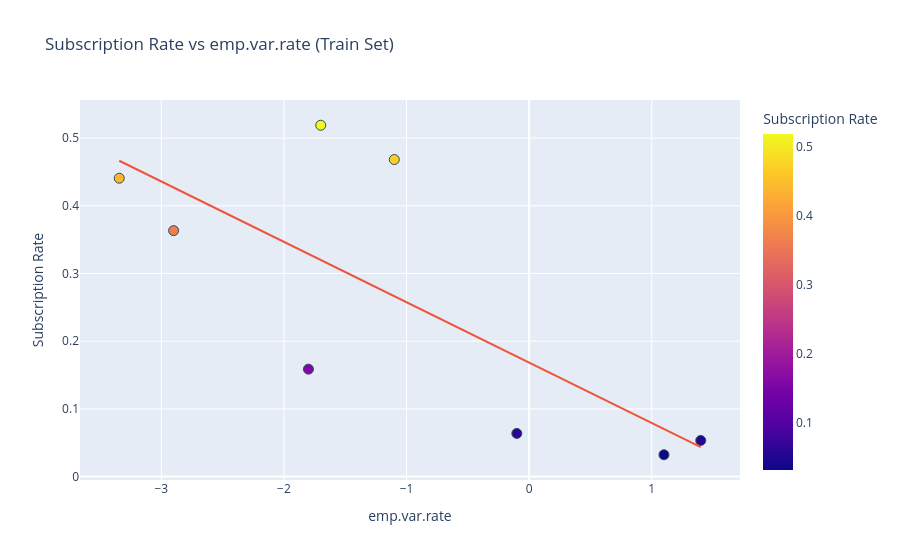
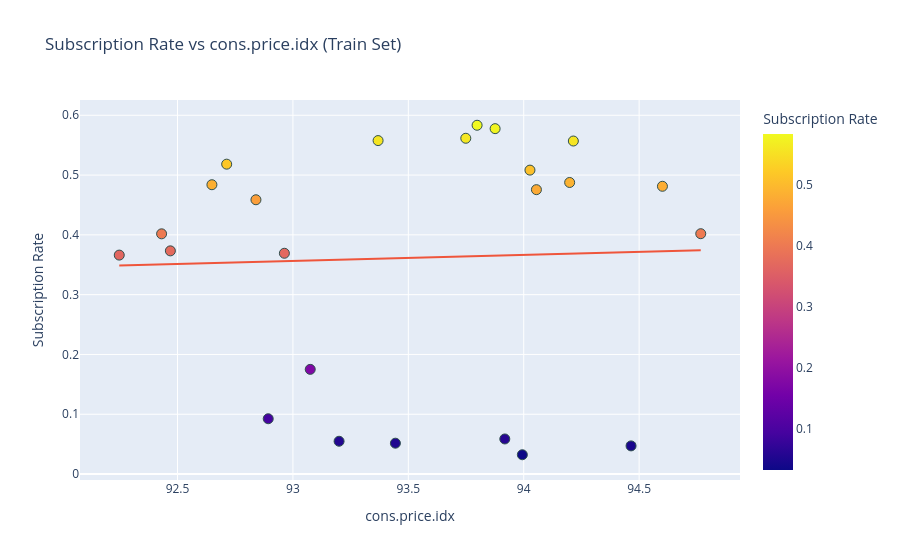
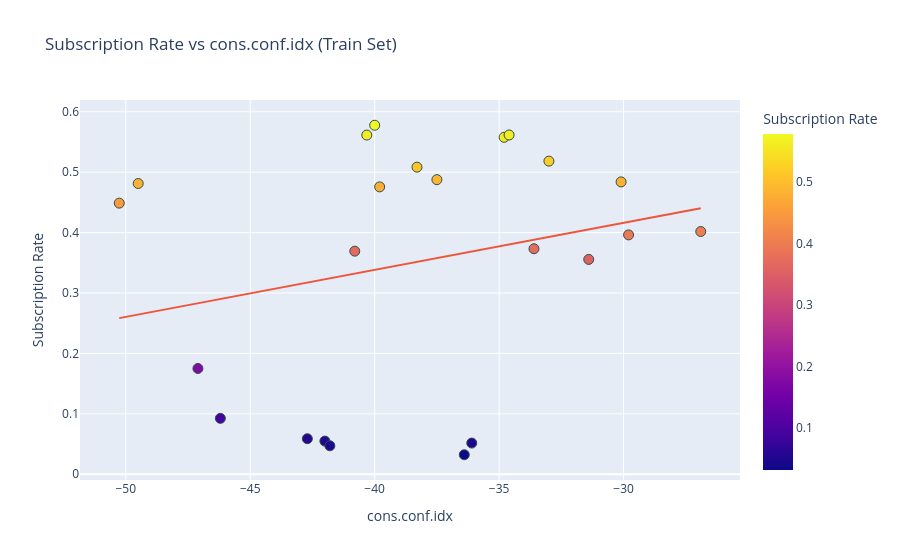
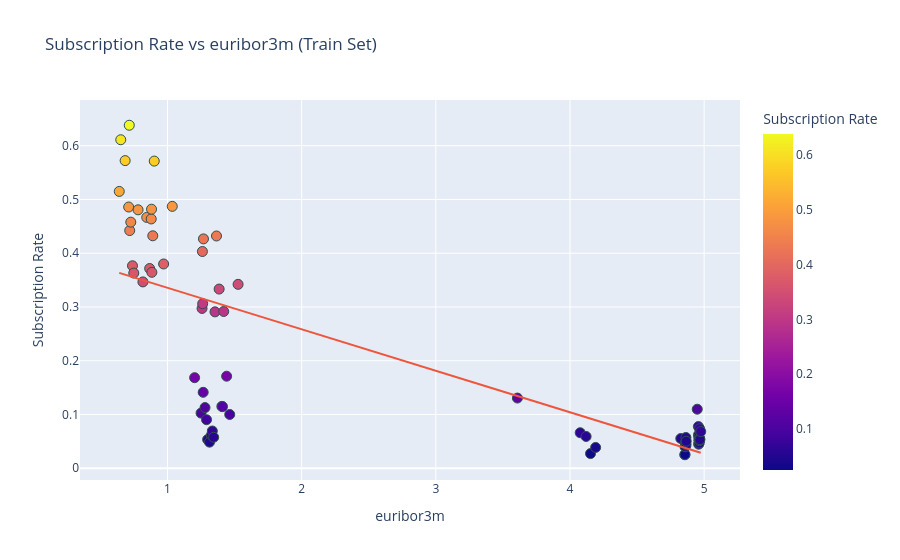

Here is the notebook cell these charts were saved with, in order:
### Code cell
economic_features = [
    'emp.var.rate',
    'cons.price.idx',
    'cons.conf.idx',
    'euribor3m',
    'nr.employed'
]

for feature in economic_features:
    plot_subscription_vs_feature(train_df, feature, bins=200)

### Figure 1 — Plotly figure (JSON) as saved in the notebook; plotly's stock layout.template omitted (floating-point values rounded to 4 significant figures)
{"data": [{"hovertemplate": "emp.var.rate=%{x}<br>Subscription Rate=%{marker.color}<extra></extra>", "legendgroup": "", "marker": {"color": [0.4407, 0.3633, 0.1587, 0.5189, 0.4683, 0.06377, 0.03227, 0.05336], "coloraxis": "coloraxis", "line": {"color": "DarkSlateGrey", "width": 1}, "size": 10, "symbol": "circle"}, "mode": "markers", "name": "", "orientation": "v", "showlegend": false, "type": "scatter", "x": [-3.343, -2.9, -1.8, -1.7, -1.1, -0.1003, 1.1, 1.4], "xaxis": "x", "y": [0.4407, 0.3633, 0.1587, 0.5189, 0.4683, 0.06377, 0.03227, 0.05336], "yaxis": "y"}, {"hovertemplate": "<b>OLS trendline</b><br>y = -0.0891776 * emp.var.rate + 0.168276<br>R<sup>2</sup>=0.567606<br><br>emp.var.rate=%{x}<br>Subscription Rate=%{y} <b>(trend)</b><extra></extra>", "legendgroup": "", "marker": {"line": {"color": "DarkSlateGrey", "width": 1}, "size": 10, "symbol": "circle"}, "mode": "lines", "name": "", "showlegend": false, "type": "scatter", "x": [-3.343, -2.9, -1.8, -1.7, -1.1, -0.1003, 1.1, 1.4], "xaxis": "x", "y": [0.4664, 0.4269, 0.3288, 0.3199, 0.2664, 0.1772, 0.07018, 0.04343], "yaxis": "y"}], "layout": {"coloraxis": {"colorbar": {"title": {"text": "Subscription Rate"}}, "colorscale": [[0, "#0d0887"], [0.1111, "#46039f"], [0.2222, "#7201a8"], [0.3333, "#9c179e"], [0.4444, "#bd3786"], [0.5556, "#d8576b"], [0.6667, "#ed7953"], [0.7778, "#fb9f3a"], [0.8889, "#fdca26"], [1, "#f0f921"]]}, "legend": {"tracegroupgap": 0}, "title": {"text": "Subscription Rate vs emp.var.rate (Train Set)"}, "xaxis": {"anchor": "y", "domain": [0, 1], "title": {"text": "emp.var.rate"}}, "yaxis": {"anchor": "x", "domain": [0, 1], "title": {"text": "Subscription Rate"}}}}

### Figure 2 — Plotly figure (JSON) as saved in the notebook; plotly's stock layout.template omitted (floating-point values rounded to 4 significant figures)
{"data": [{"hovertemplate": "cons.price.idx=%{x}<br>Subscription Rate=%{marker.color}<extra></extra>", "legendgroup": "", "marker": {"color": [0.3662, 0.4017, 0.3732, 0.4839, 0.5182, 0.4587, 0.09249, 0.3692, 0.1751, 0.05483, 0.5577, 0.0516, 0.5615, 0.5833, 0.5776, 0.05868, 0.03227, 0.5083, 0.4756, 0.4876, 0.557, 0.04709, 0.4813, 0.402], "coloraxis": "coloraxis", "line": {"color": "DarkSlateGrey", "width": 1}, "size": 10, "symbol": "circle"}, "mode": "markers", "name": "", "orientation": "v", "showlegend": false, "type": "scatter", "x": [92.25, 92.43, 92.47, 92.65, 92.71, 92.84, 92.89, 92.96, 93.08, 93.2, 93.37, 93.44, 93.75, 93.8, 93.88, 93.92, 93.99, 94.03, 94.06, 94.2, 94.22, 94.47, 94.6, 94.77], "xaxis": "x", "y": [0.3662, 0.4017, 0.3732, 0.4839, 0.5182, 0.4587, 0.09249, 0.3692, 0.1751, 0.05483, 0.5577, 0.0516, 0.5615, 0.5833, 0.5776, 0.05868, 0.03227, 0.5083, 0.4756, 0.4876, 0.557, 0.04709, 0.4813, 0.402], "yaxis": "y"}, {"hovertemplate": "<b>OLS trendline</b><br>y = 0.0100143 * cons.price.idx + -0.574861<br>R<sup>2</sup>=0.001359<br><br>cons.price.idx=%{x}<br>Subscription Rate=%{y} <b>(trend)</b><extra></extra>", "legendgroup": "", "marker": {"line": {"color": "DarkSlateGrey", "width": 1}, "size": 10, "symbol": "circle"}, "mode": "lines", "name": "", "showlegend": false, "type": "scatter", "x": [92.25, 92.43, 92.47, 92.65, 92.71, 92.84, 92.89, 92.96, 93.08, 93.2, 93.37, 93.44, 93.75, 93.8, 93.88, 93.92, 93.99, 94.03, 94.06, 94.2, 94.22, 94.47, 94.6, 94.77], "xaxis": "x", "y": [0.3489, 0.3508, 0.3512, 0.353, 0.3536, 0.3549, 0.3554, 0.3561, 0.3572, 0.3585, 0.3602, 0.3609, 0.364, 0.3645, 0.3652, 0.3657, 0.3664, 0.3668, 0.367, 0.3685, 0.3686, 0.3711, 0.3725, 0.3742], "yaxis": "y"}], "layout": {"coloraxis": {"colorbar": {"title": {"text": "Subscription Rate"}}, "colorscale": [[0, "#0d0887"], [0.1111, "#46039f"], [0.2222, "#7201a8"], [0.3333, "#9c179e"], [0.4444, "#bd3786"], [0.5556, "#d8576b"], [0.6667, "#ed7953"], [0.7778, "#fb9f3a"], [0.8889, "#fdca26"], [1, "#f0f921"]]}, "legend": {"tracegroupgap": 0}, "title": {"text": "Subscription Rate vs cons.price.idx (Train Set)"}, "xaxis": {"anchor": "y", "domain": [0, 1], "title": {"text": "cons.price.idx"}}, "yaxis": {"anchor": "x", "domain": [0, 1], "title": {"text": "Subscription Rate"}}}}

### Figure 3 — Plotly figure (JSON) as saved in the notebook; plotly's stock layout.template omitted (floating-point values rounded to 4 significant figures)
{"data": [{"hovertemplate": "cons.conf.idx=%{x}<br>Subscription Rate=%{marker.color}<extra></extra>", "legendgroup": "", "marker": {"color": [0.4487, 0.4813, 0.1751, 0.09249, 0.05878, 0.05483, 0.04709, 0.3692, 0.5614, 0.5776, 0.4756, 0.5083, 0.4876, 0.03227, 0.0516, 0.5577, 0.5615, 0.3732, 0.5182, 0.3556, 0.4839, 0.3961, 0.4017], "coloraxis": "coloraxis", "line": {"color": "DarkSlateGrey", "width": 1}, "size": 10, "symbol": "circle"}, "mode": "markers", "name": "", "orientation": "v", "showlegend": false, "type": "scatter", "x": [-50.26, -49.5, -47.1, -46.2, -42.7, -42.0, -41.8, -40.8, -40.32, -40.0, -39.8, -38.3, -37.5, -36.4, -36.1, -34.8, -34.6, -33.6, -33.0, -31.4, -30.1, -29.8, -26.9], "xaxis": "x", "y": [0.4487, 0.4813, 0.1751, 0.09249, 0.05878, 0.05483, 0.04709, 0.3692, 0.5614, 0.5776, 0.4756, 0.5083, 0.4876, 0.03227, 0.0516, 0.5577, 0.5615, 0.3732, 0.5182, 0.3556, 0.4839, 0.3961, 0.4017], "yaxis": "y"}, {"hovertemplate": "<b>OLS trendline</b><br>y = 0.00779157 * cons.conf.idx + 0.649988<br>R<sup>2</sup>=0.060539<br><br>cons.conf.idx=%{x}<br>Subscription Rate=%{y} <b>(trend)</b><extra></extra>", "legendgroup": "", "marker": {"line": {"color": "DarkSlateGrey", "width": 1}, "size": 10, "symbol": "circle"}, "mode": "lines", "name": "", "showlegend": false, "type": "scatter", "x": [-50.26, -49.5, -47.1, -46.2, -42.7, -42.0, -41.8, -40.8, -40.32, -40.0, -39.8, -38.3, -37.5, -36.4, -36.1, -34.8, -34.6, -33.6, -33.0, -31.4, -30.1, -29.8, -26.9], "xaxis": "x", "y": [0.2584, 0.2643, 0.283, 0.29, 0.3172, 0.3227, 0.3243, 0.3321, 0.3359, 0.3383, 0.3399, 0.3516, 0.3578, 0.3664, 0.3687, 0.3788, 0.3804, 0.3882, 0.3929, 0.4053, 0.4155, 0.4178, 0.4404], "yaxis": "y"}], "layout": {"coloraxis": {"colorbar": {"title": {"text": "Subscription Rate"}}, "colorscale": [[0, "#0d0887"], [0.1111, "#46039f"], [0.2222, "#7201a8"], [0.3333, "#9c179e"], [0.4444, "#bd3786"], [0.5556, "#d8576b"], [0.6667, "#ed7953"], [0.7778, "#fb9f3a"], [0.8889, "#fdca26"], [1, "#f0f921"]]}, "legend": {"tracegroupgap": 0}, "title": {"text": "Subscription Rate vs cons.conf.idx (Train Set)"}, "xaxis": {"anchor": "y", "domain": [0, 1], "title": {"text": "cons.conf.idx"}}, "yaxis": {"anchor": "x", "domain": [0, 1], "title": {"text": "Subscription Rate"}}}}

### Figure 4 — Plotly figure (JSON) as saved in the notebook; plotly's stock layout.template omitted (floating-point values rounded to 4 significant figures)
{"data": [{"hovertemplate": "euribor3m=%{x}<br>Subscription Rate=%{marker.color}<extra></extra>", "legendgroup": "", "marker": {"color": [0.515, 0.6111, 0.5723, 0.486, 0.6381, 0.4422, 0.4578, 0.3766, 0.3631, 0.4808, 0.3467, 0.4667, 0.3716, 0.4638, 0.4819, 0.3645, 0.4324, 0.5714, 0.38, 0.4872, 0.1685, 0.1026, 0.2973, 0.4032, 0.3061, 0.1413, 0.4267, 0.1128, 0.09028, 0.05344, 0.04859, 0.06161, 0.06933, 0.05763, 0.2909, 0.4321, 0.3333, 0.1151, 0.1147, 0.2917, 0.1712, 0.1, 0.3421, 0.1306, 0.06604, 0.05912, 0.02727, 0.0387, 0.05523, 0.02511, 0.02554, 0.03986, 0.04065, 0.04783, 0.05714, 0.04364, 0.05019, 0.1098, 0.07746, 0.06208, 0.04473, 0.05846, 0.05111, 0.05397, 0.04683, 0.0512, 0.05515, 0.07347, 0.05462, 0.05323, 0.06818], "coloraxis": "coloraxis", "line": {"color": "DarkSlateGrey", "width": 1}, "size": 10, "symbol": "circle"}, "mode": "markers", "name": "", "orientation": "v", "showlegend": false, "type": "scatter", "x": [0.6402, 0.6515, 0.6841, 0.7104, 0.715, 0.7183, 0.7262, 0.7388, 0.7483, 0.7805, 0.8165, 0.8451, 0.8669, 0.8784, 0.8808, 0.8834, 0.8901, 0.9011, 0.9708, 1.035, 1.202, 1.25, 1.257, 1.26, 1.262, 1.266, 1.268, 1.279, 1.291, 1.299, 1.313, 1.327, 1.334, 1.344, 1.354, 1.365, 1.385, 1.405, 1.41, 1.419, 1.441, 1.464, 1.526, 3.608, 4.076, 4.12, 4.153, 4.191, 4.826, 4.856, 4.857, 4.858, 4.859, 4.86, 4.864, 4.865, 4.866, 4.948, 4.957, 4.958, 4.959, 4.96, 4.961, 4.962, 4.963, 4.964, 4.965, 4.966, 4.967, 4.968, 4.975], "xaxis": "x", "y": [0.515, 0.6111, 0.5723, 0.486, 0.6381, 0.4422, 0.4578, 0.3766, 0.3631, 0.4808, 0.3467, 0.4667, 0.3716, 0.4638, 0.4819, 0.3645, 0.4324, 0.5714, 0.38, 0.4872, 0.1685, 0.1026, 0.2973, 0.4032, 0.3061, 0.1413, 0.4267, 0.1128, 0.09028, 0.05344, 0.04859, 0.06161, 0.06933, 0.05763, 0.2909, 0.4321, 0.3333, 0.1151, 0.1147, 0.2917, 0.1712, 0.1, 0.3421, 0.1306, 0.06604, 0.05912, 0.02727, 0.0387, 0.05523, 0.02511, 0.02554, 0.03986, 0.04065, 0.04783, 0.05714, 0.04364, 0.05019, 0.1098, 0.07746, 0.06208, 0.04473, 0.05846, 0.05111, 0.05397, 0.04683, 0.0512, 0.05515, 0.07347, 0.05462, 0.05323, 0.06818], "yaxis": "y"}, {"hovertemplate": "<b>OLS trendline</b><br>y = -0.0772133 * euribor3m + 0.412892<br>R<sup>2</sup>=0.561611<br><br>euribor3m=%{x}<br>Subscription Rate=%{y} <b>(trend)</b><extra></extra>", "legendgroup": "", "marker": {"line": {"color": "DarkSlateGrey", "width": 1}, "size": 10, "symbol": "circle"}, "mode": "lines", "name": "", "showlegend": false, "type": "scatter", "x": [0.6402, 0.6515, 0.6841, 0.7104, 0.715, 0.7183, 0.7262, 0.7388, 0.7483, 0.7805, 0.8165, 0.8451, 0.8669, 0.8784, 0.8808, 0.8834, 0.8901, 0.9011, 0.9708, 1.035, 1.202, 1.25, 1.257, 1.26, 1.262, 1.266, 1.268, 1.279, 1.291, 1.299, 1.313, 1.327, 1.334, 1.344, 1.354, 1.365, 1.385, 1.405, 1.41, 1.419, 1.441, 1.464, 1.526, 3.608, 4.076, 4.12, 4.153, 4.191, 4.826, 4.856, 4.857, 4.858, 4.859, 4.86, 4.864, 4.865, 4.866, 4.948, 4.957, 4.958, 4.959, 4.96, 4.961, 4.962, 4.963, 4.964, 4.965, 4.966, 4.967, 4.968, 4.975], "xaxis": "x", "y": [0.3635, 0.3626, 0.3601, 0.358, 0.3577, 0.3574, 0.3568, 0.3558, 0.3551, 0.3526, 0.3498, 0.3476, 0.346, 0.3451, 0.3449, 0.3447, 0.3442, 0.3433, 0.3379, 0.3329, 0.3201, 0.3164, 0.3158, 0.3156, 0.3154, 0.3152, 0.315, 0.3141, 0.3132, 0.3126, 0.3115, 0.3104, 0.3099, 0.3091, 0.3083, 0.3075, 0.306, 0.3044, 0.304, 0.3033, 0.3017, 0.2999, 0.2951, 0.1343, 0.09817, 0.09477, 0.09223, 0.08929, 0.04028, 0.03794, 0.03787, 0.03779, 0.03771, 0.03764, 0.03733, 0.03725, 0.03717, 0.03081, 0.03015, 0.03007, 0.02999, 0.02991, 0.02984, 0.02976, 0.02968, 0.02961, 0.02953, 0.02945, 0.02937, 0.0293, 0.02879], "yaxis": "y"}], "layout": {"coloraxis": {"colorbar": {"title": {"text": "Subscription Rate"}}, "colorscale": [[0, "#0d0887"], [0.1111, "#46039f"], [0.2222, "#7201a8"], [0.3333, "#9c179e"], [0.4444, "#bd3786"], [0.5556, "#d8576b"], [0.6667, "#ed7953"], [0.7778, "#fb9f3a"], [0.8889, "#fdca26"], [1, "#f0f921"]]}, "legend": {"tracegroupgap": 0}, "title": {"text": "Subscription Rate vs euribor3m (Train Set)"}, "xaxis": {"anchor": "y", "domain": [0, 1], "title": {"text": "euribor3m"}}, "yaxis": {"anchor": "x", "domain": [0, 1], "title": {"text": "Subscription Rate"}}}}
